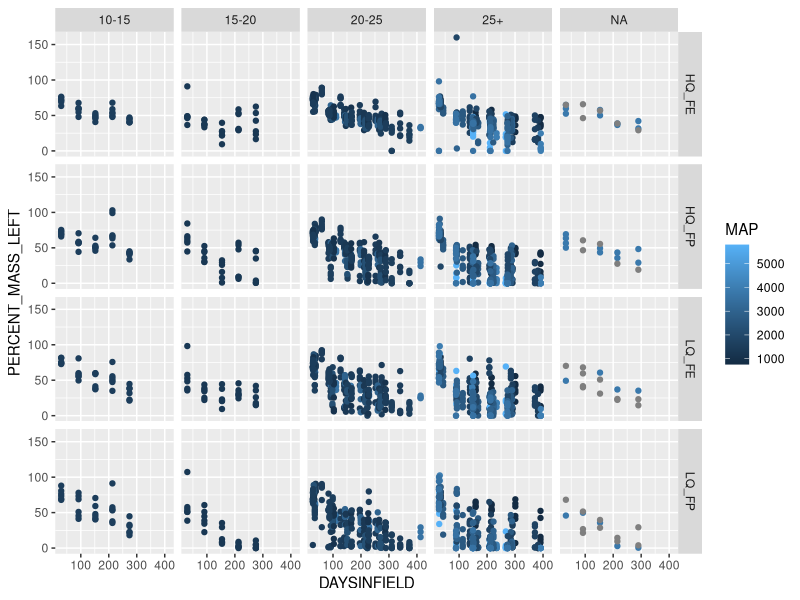

Recreate this plot in R.
## ---- chunk 1
library(ggplot2)
## ---- chunk 2
orgData <- read.csv('data.csv')
orgData <- orgData[!is.na(orgData$IDENTIFICATION.NUMBER),] #more missing data
orgData$LN_PERCENTMASSLEFT <- as.numeric(as.character(orgData$ln.percentmassleft.))
names(orgData) <- gsub('\\.', '_', names(orgData))
orgData$INITIAL_OVEN_DRIED_WEIGHT <- as.numeric(as.character(orgData$INITIAL_OVEN_DRIED_WEIGHT))
orgData$FINAL_WEIGHT <- as.numeric(as.character(orgData$FINAL_WEIGHT))
orgData$PERCENT_MASS_LEFT <- as.numeric(as.character(orgData$PERCENT_MASS_LEFT))

sites <- read.csv('sites.csv')
names(sites) <- gsub('\\.', '_', names(sites))
sites$START_DATE <- NULL #bad startdate here
## ---- chunk 3
data <- merge(sites, orgData[, c('SITE_NUMBER', 'IDENTIFICATION_NUMBER', 'BLOCK', 'ENVIRONMENT', 'LITTER_QUALITY', 'FAUNA_TREATMENT', 'REPLICATE_NUMBER', 'COLLECTION_DATE', 'PERCENT_MASS_LEFT', 'DAYSINFIELD')], all=TRUE)

data$caseID <- sprintf('%s_%s', data$LITTER_QUALITY, data$FAUNA_TREATMENT)

data$MAPCLASS <- ifelse(data$MAP < 1000, '<1000', 
                        ifelse(data$MAP >= 1000 & data$MAP < 1500, '1000-1500',
                               ifelse(data$MAP >= 1500 & data$MAP < 2000, '1500-2000',
                                      ifelse(data$MAP >= 2000 & data$MAP < 2500, '2000-2500',
                                             ifelse(data$MAP >= 2500 & data$MAP < 3000, '2500-3000',
                                                    '>3000')))))
data$MATCLASS <- ifelse(data$MAT >= 10 & data$MAT < 15, '10-15', 
                        ifelse(data$MAT >= 15 & data$MAT < 20, '15-20',
                               ifelse(data$MAT >= 20 & data$MAT < 25, '20-25',
                                      '25+')))
ggplot(data) + geom_point(aes(x=DAYSINFIELD, y=PERCENT_MASS_LEFT, color=MAP)) + facet_grid(caseID~MATCLASS)

save(file='processData.RData', data)
